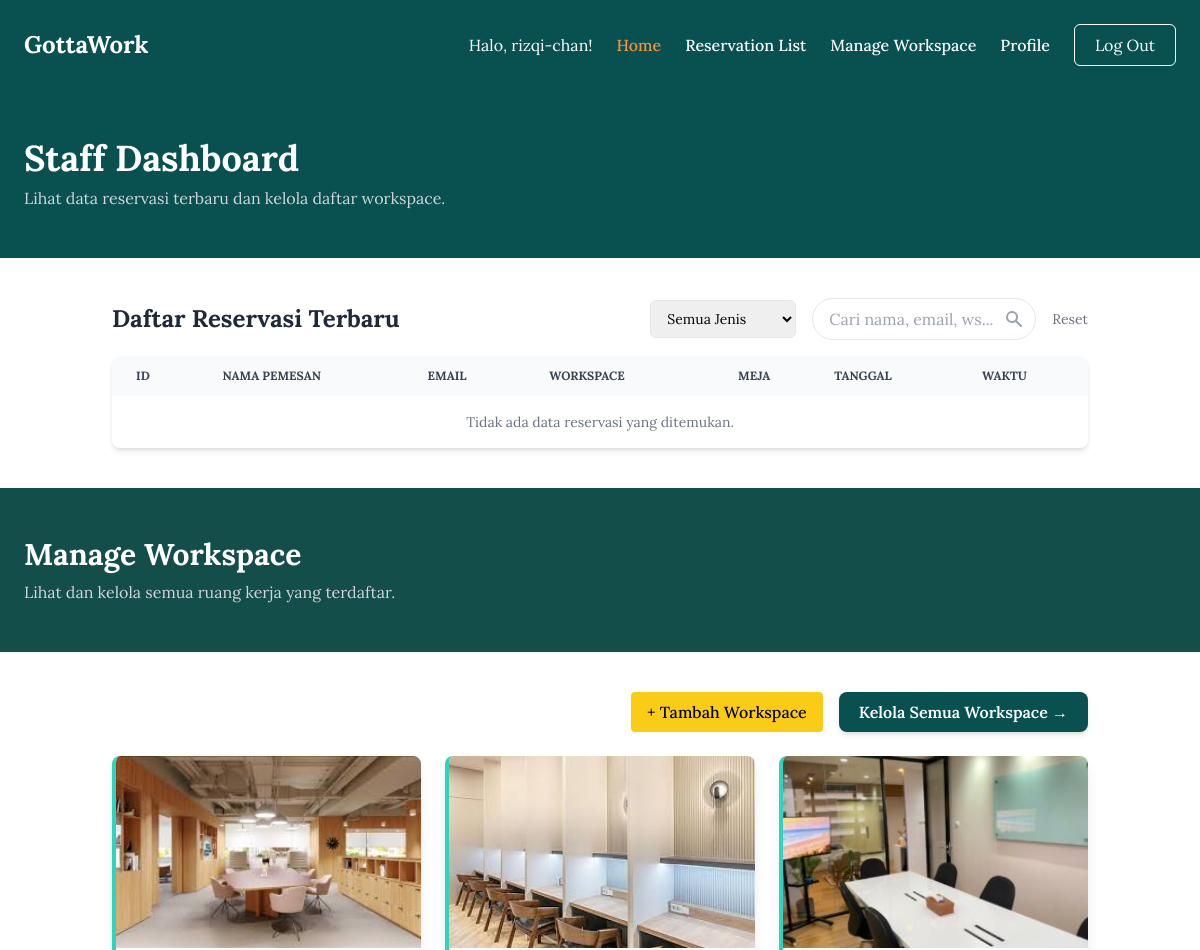
The app's page /staff/staff_homepage.php (signed in, upper part), older data.
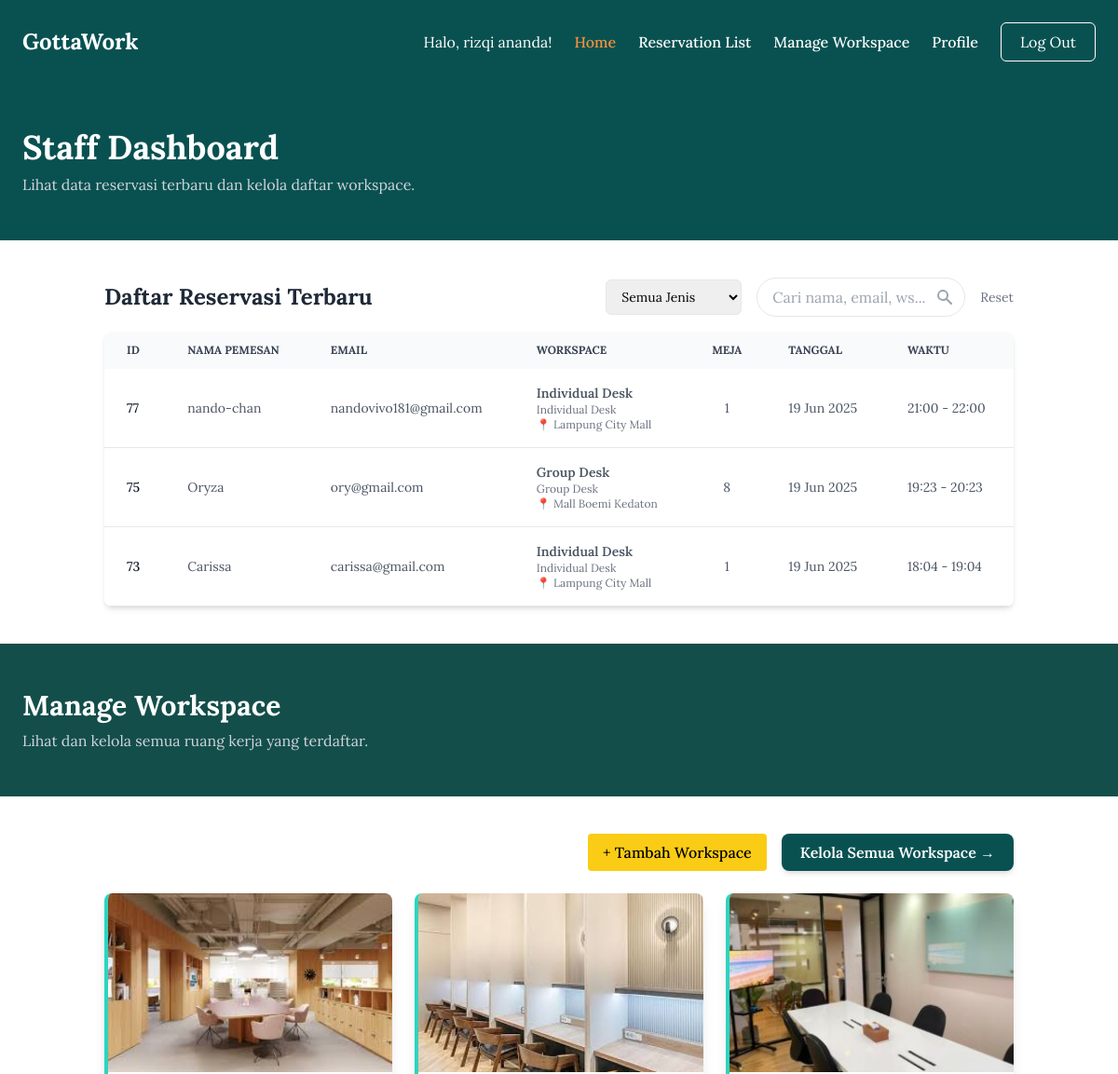
The same page, newer data.
### tables this page shows
CREATE TABLE `workspaces` (
  `id` int NOT NULL,
  `name` varchar(100) DEFAULT NULL,
  `description` text,
  `location` varchar(100) DEFAULT NULL,
  `tipe` varchar(50) DEFAULT NULL,
  `kapasitas` int DEFAULT NULL,
  `fasilitas` json DEFAULT NULL,
  `price` int DEFAULT NULL,
  `duration_unit` varchar(10) DEFAULT NULL,
  `image_path` varchar(255) DEFAULT NULL,
  `status` varchar(20) NOT NULL DEFAULT 'Aktif'
);

CREATE TABLE `bookings` (
  `id` int NOT NULL,
  `name` varchar(100) DEFAULT NULL,
  `email` varchar(100) DEFAULT NULL,
  `user_id` int DEFAULT NULL,
  `start_date` date DEFAULT NULL,
  `end_date` date DEFAULT NULL,
  `start_time` time DEFAULT NULL,
  `end_time` time DEFAULT NULL,
  `workspace_type` varchar(50) DEFAULT NULL,
  `workspace_name` varchar(100) DEFAULT NULL,
  `location` varchar(100) DEFAULT NULL,
  `image_path` varchar(255) DEFAULT NULL,
  `desk_number` varchar(10) DEFAULT NULL,
  `created_at` timestamp NULL DEFAULT CURRENT_TIMESTAMP
);

### staff/staff_homepage.php (the view, shortened to what this page needs)
<?php
require_once '../db.php';
$search_query = $_GET['search'] ?? '';
$sql = "SELECT * FROM bookings";
$params = [];
$sql .= " ORDER BY created_at DESC";
try {
    $stmt = $conn->prepare($sql);
    $stmt->execute($params);
    $bookings = $stmt->fetchAll(PDO::FETCH_ASSOC);
} catch (PDOException $e) {
    $bookings = [];
    $error_message = "Gagal memuat data booking: " . $e->getMessage();
}
try {
    $workspace_sql = "SELECT * FROM workspaces ORDER BY FIELD(status, 'Aktif', 'Maintenance', 'Tidak Aktif'), id DESC";
    $workspace_stmt = $conn->prepare($workspace_sql);
    $workspace_stmt->execute();
    $workspaces = $workspace_stmt->fetchAll(PDO::FETCH_ASSOC);
} catch (PDOException $e) {
    $workspaces = [];
    $workspace_types = [];
    $workspace_error = "Gagal memuat data workspace: " . $e->getMessage();
}
?>
<!DOCTYPE html>
<html lang="id">
<head>
    <script src="https://cdn.tailwindcss.com"></script>
</head>
<body class="bg-gray-100 flex flex-col min-h-screen">
    <div class="flex-grow">
        <?php
            $active_page = 'home';
            require_once '../includes/header_staff.php';
        ?>
        <div class="bg-custom-gray text-white">
          <section class="px-6 py-12 max-w-7xl mx-auto">
            <h1 class="text-4xl font-bold">Staff Dashboard</h1>
            <p class="text-gray-300 mt-2">Lihat data reservasi terbaru dan kelola daftar workspace.</p>
          </section>
        </div>
        <div class="bg-white py-10">
            <main class="container mx-auto px-6">
                <div class="flex flex-wrap justify-between items-center gap-4 mb-4">
                    <h2 class="text-2xl font-bold text-gray-800">Daftar Reservasi Terbaru</h2>
                    <form method="GET" action="" class="flex flex-wrap items-center gap-4">
                        <div>
                            <select name="filter_type" onchange="this.form.submit()" class="border rounded-md py-2 px-3 focus:outline-none focus:ring-2 focus:ring-teal-500 text-sm">
                                <option value="">Semua Jenis</option>
                            </select>
                        </div>
                        <div class="relative">
                            <input type="text" name="search" placeholder="Cari nama, email, ws..."
                                   class="border rounded-full py-2 px-4 w-56 focus:outline-none focus:ring-2 focus:ring-teal-500"
                                   value="<?= htmlspecialchars($search_query) ?>">
                            <button type="submit" class="absolute right-3 top-1/2 -translate-y-1/2 text-gray-400 hover:text-teal-600">
                                <svg xmlns="http://www.w3.org/2000/svg" class="h-5 w-5" viewBox="0 0 20 20" fill="currentColor">
                                    <path fill-rule="evenodd" d="M8 4a4 4 0 100 8 4 4 0 000-8zM2 8a6 6 0 1110.89 3.476l4.817 4.817a1 1 0 01-1.414 1.414l-4.816-4.816A6 6 0 012 8z" clip-rule="evenodd" />
                                </svg>
                            </button>
                        </div>
                        <a href="staff_homepage.php" class="text-sm text-gray-500 hover:text-black">Reset</a>
                    </form>
                </div>
                <div class="overflow-x-auto shadow-md sm:rounded-lg">
                    <table class="w-full text-sm text-left text-gray-600">
                        <thead class="text-xs text-gray-700 uppercase bg-gray-50">
                            <tr>
                                <th scope="col" class="px-6 py-3">ID</th>
                                <th scope="col" class="px-6 py-3">Nama Pemesan</th>
                                <th scope="col" class="px-6 py-3">Email</th>
                                <th scope="col" class="px-6 py-3">Workspace</th>
                                <th scope="col" class="px-6 py-3 text-center">Meja</th>
                                <th scope="col" class="px-6 py-3">Tanggal</th>
                                <th scope="col" class="px-6 py-3">Waktu</th>
                            </tr>
                        </thead>
                        <tbody>
                            <?php if (!empty($bookings)): ?>
                                <?php foreach ($bookings as $row): ?>
                                    <tr class="bg-white border-b hover:bg-gray-50">
                                        <td class="px-6 py-4 font-medium text-gray-900"><?= htmlspecialchars($row['id']) ?></td>
                                        <td class="px-6 py-4"><?= htmlspecialchars($row['name']) ?></td>
                                        <td class="px-6 py-4"><?= htmlspecialchars($row['email']) ?></td>
                                        <td class="px-6 py-4">
                                            <div class="font-semibold"><?= htmlspecialchars($row['workspace_name'] ?? 'N/A') ?></div>
                                            <div class="text-xs text-gray-500"><?= htmlspecialchars($row['workspace_type'] ?? 'N/A') ?></div>
                                            <div class="text-xs text-gray-500">📍 <?= htmlspecialchars($row['location'] ?? 'N/A') ?></div>
                                        </td>
                                        <td class="px-6 py-4 text-center"><?= htmlspecialchars($row['desk_number']) ?></td>
                                        <td class="px-6 py-4"><?= date('d M Y', strtotime($row['start_date'])) ?></td>
                                        <td class="px-6 py-4"><?= date('H:i', strtotime($row['start_time'])) ?> - <?= date('H:i', strtotime($row['end_time'])) ?></td>
                                    </tr>
                                <?php endforeach; ?>
                            <?php else: ?>
                                <tr>
                                    <td colspan="7" class="px-6 py-4 text-center text-gray-500">
                                        Tidak ada data reservasi yang ditemukan.
                                    </td>
                                </tr>
                            <?php endif; ?>
                        </tbody>
                    </table>
                </div>
            </main>
        </div>
        <section>
            <div class="bg-teal-900 text-white">
                <div class="container mx-auto px-6 py-12 max-w-7xl">
                    <h2 class="text-3xl font-bold">Manage Workspace</h2>
                    <p class="text-gray-300 mt-2">Lihat dan kelola semua ruang kerja yang terdaftar.</p>
                </div>
            </div>
            <div class="bg-white py-10">
                <main class="container mx-auto px-6">
                     <div class="flex flex-wrap justify-end mb-6 gap-4">
                        <button onclick="openModal()" class="bg-yellow-400 text-black px-4 py-2 rounded font-medium hover:bg-yellow-500 transition">
                            + Tambah Workspace
                        </button>
                        <a href="mengaturworkspace.php" class="bg-custom-gray text-white px-5 py-2 rounded-lg font-semibold shadow-md hover:opacity-90 transition-opacity duration-300">
                            Kelola Semua Workspace →
                        </a>
                    </div>
                    <?php if (isset($workspace_error)): ?>
                        <p class="text-red-500 text-center"><?= htmlspecialchars($workspace_error); ?></p>
                    <?php elseif (empty($workspaces)): ?>
                        <p class="text-gray-500 text-center">Belum ada workspace yang ditambahkan.</p>
                    <?php else: ?>
                    <div class="grid grid-cols-1 md:grid-cols-2 lg:grid-cols-3 gap-6">
                        <?php foreach (array_slice($workspaces, 0, 3) as $ws): ?>
                            <?php
                                $status_class = '';
                                switch ($ws['status']) {
                                    case 'Aktif':
                                        $status_class = 'border-l-4 border-teal-400 shadow-lg';
                                        break;
                                }
                            ?>
                            <div class="rounded-lg overflow-hidden bg-white flex flex-col <?= $status_class ?>">
                                <img src="../<?= htmlspecialchars($ws['image_path']) ?>" alt="Gambar <?= htmlspecialchars($ws['name']) ?>" class="w-full h-48 object-cover">
                            </div>
                        <?php endforeach; ?>
                    </div>
                    <?php endif; ?>
                </main>
            </div>
        </section>
    </div>
</body>
</html>

### includes/header_staff.php (shortened to what this page needs)
<?php
$active_page = $active_page ?? 'home';
function is_staff_nav_active($page, $active_page) {
    return $page === $active_page ? 'text-orange-400 font-medium' : 'text-white hover:text-orange-400 font-medium';
}
?>
<header class="bg-[#095151] text-white">
  <div class="max-w-7xl mx-auto px-6 py-6 flex items-center justify-between">
    <a href="staff_homepage.php" class="text-2xl font-bold">GottaWork</a>
    <nav>
      <ul class="flex items-center space-x-6">
        <li><span class="text-white">Halo, <?php echo htmlspecialchars($_SESSION['name']); ?>!</span></li>
        <li><a href="staff_homepage.php" class="<?= is_staff_nav_active('home', $active_page) ?>">Home</a></li>
        <li><a href="staff_daftarreservasi.php" class="<?= is_staff_nav_active('reservations', $active_page) ?>">Reservation List</a></li>
        <li><a href="mengaturworkspace.php" class="<?= is_staff_nav_active('workspace', $active_page) ?>">Manage Workspace</a></li>
        <a href="profile.php" class="<?= is_staff_nav_active('profile', $active_page) ?>">Profile</a>
        <li>
          <a href="../logout.php" class="border border-white text-white px-5 py-2 rounded-md flex items-center hover:bg-white hover:bg-opacity-10 transition-colors">
            Log Out
          </a>
        </li>
      </ul>
    </nav>
  </div>
</header>

### staff/staff_homepage.php (style rules this page uses)
.bg-custom-gray { background-color: #095151; }
body { font-family: 'Lora', serif; }

Row changes from the older to the newer data that the page shows:
added bookings: id "77", name "nando-chan", email "nandovivo181@gmail.com", workspace_name "Individual Desk", workspace_type "Individual Desk", location "Lampung City Mall", desk_number "1", start_date "19 Jun 2025", start_time "21:00", end_time "22:00"
added bookings: id "75", name "Oryza", email "ory@gmail.com", workspace_name "Group Desk", workspace_type "Group Desk", location "Mall Boemi Kedaton", desk_number "8", start_date "19 Jun 2025", start_time "19:23", end_time "20:23"
added bookings: id "73", name "Carissa", email "carissa@gmail.com", workspace_name "Individual Desk", workspace_type "Individual Desk", location "Lampung City Mall", desk_number "1", start_date "19 Jun 2025", start_time "18:04", end_time "19:04"
Text that changed along with them:
$_SESSION['name']: "rizqi-chan" → "rizqi ananda"
text no longer shown: "Tidak ada data reservasi yang ditemukan."
